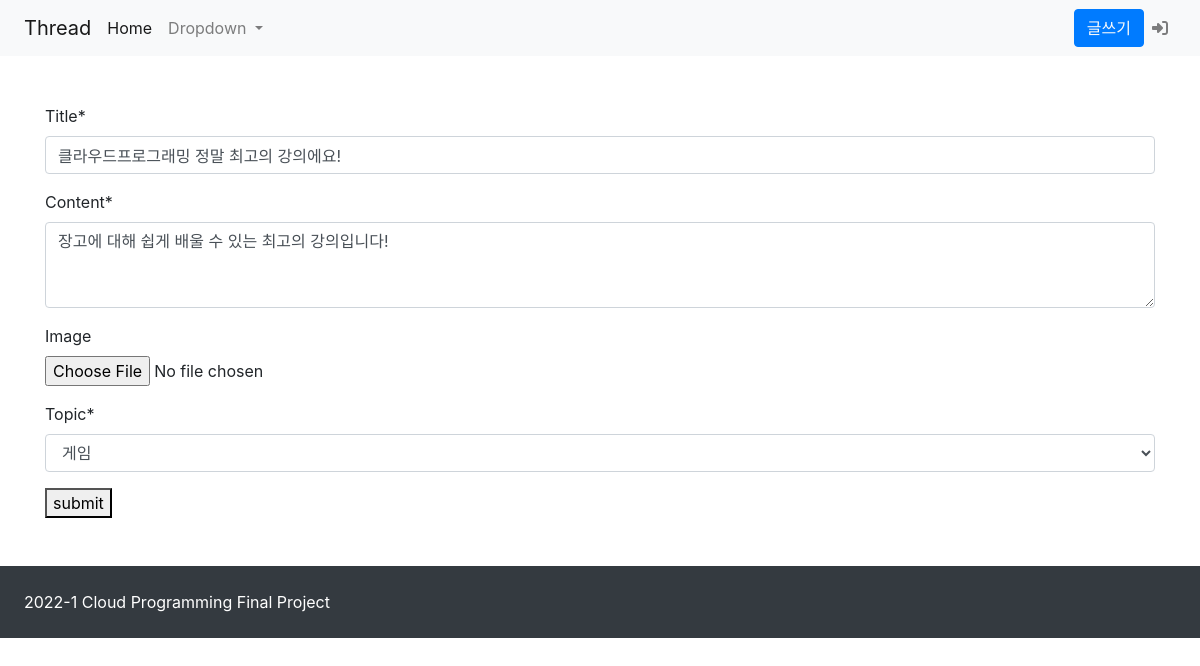
Screenshot of /10/update (signed in) with the database file from the repository.
### main/models.py (models this page shows, shortened)
class Thread(models.Model):
    topic = models.ForeignKey(Topic, null=True, on_delete=models.SET_NULL)
    title = models.CharField(max_length=100)
    content = MarkdownxField(max_length=5000)
    image = models.ImageField(upload_to='main/images/%Y/%m/%d/', blank=True)
    author = models.ForeignKey(User, null=True, on_delete=models.SET_NULL)
    upvotes = models.FloatField(default=0, editable=False)
    created_at = models.DateTimeField(auto_now_add=True)
    updated_at = models.DateTimeField(auto_now=True)

class Topic(models.Model):
    topic = models.CharField(max_length=10, unique=True)
    slug = models.SlugField(max_length=10, unique=True, allow_unicode=True)
    def __str__(self):
        return self.topic

### main/views.py (the view)
# urls.py: path('<int:pk>/update', views.ThreadUpdate.as_view(), name='thread-update'),
class ThreadUpdate(LoginRequiredMixin, UpdateView):
    model = Thread
    form_class = ThreadForm
    template_name = 'main/thread_update.html'
    def dispatch(self, request, *args, **kwargs):
        if request.user.is_authenticated and request.user == self.get_object().author:
            return super(ThreadUpdate, self).dispatch(request, *args, **kwargs)
        else:
            raise PermissionDenied

### main/forms.py
class ThreadForm(ModelForm):
    class Meta:
        model = Thread
        fields = ['title', 'content', 'image', 'topic']
        widgets = {
            'content': forms.Textarea(attrs={'cols': 12, 'rows': 3}),
        }

### templates/main/thread_update.html (shortened to what this page needs)
{% extends 'main/base.html' %}
{% load crispy_forms_tags %}
{% block main-area %}
<div class="container">
    <form method='POST' enctype="multipart/form-data"> {% csrf_token %}
        <table>
            {{ form | crispy }}
        </table>
        <button action="submit">submit</button>
    </form>
</div>
{% endblock %}

### rows the page displays
Thread: title "클라우드프로그래밍 정말 최고의 강의에요!", content "장고에 대해 쉽게 배울 수 있는 최고의 강의입니다!"
Topic: topic "게임"
